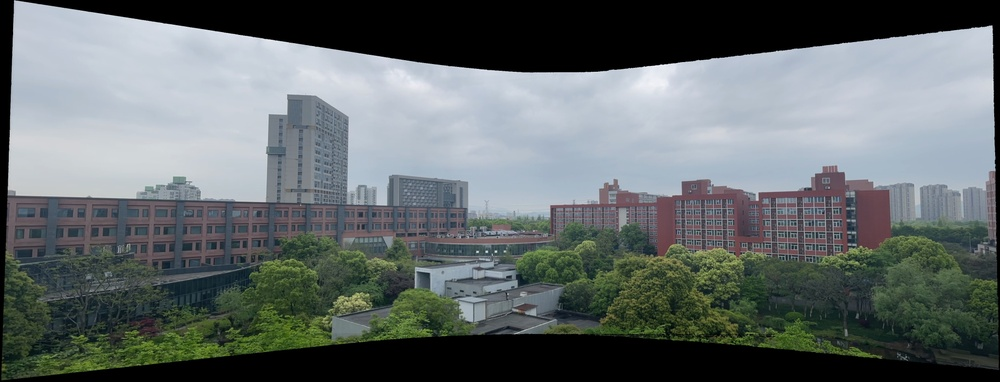
#> input picture img/test_video_1_crop.jpg, 1000 x 382 px, shrunk from 4119 x 1575 before the run
$ python -i helpers.py   (imports and definitions only)
#> lines starting #> are read from the running program, lines starting #| are printed output that depends on the picture; after the words box and inside, x2 and y2 are one past the last pixel; in counts of white or black regions, pixels touching at a corner belong together
#> further down, picture is the input picture: shape (382, 1000, 3); mean B, G, R 107.9, 107.6, 100.3
import cv2
import numpy as np

def detect_content_range(image):

    # Convert to grayscale
    gray = cv2.cvtColor(image, cv2.COLOR_BGR2GRAY)
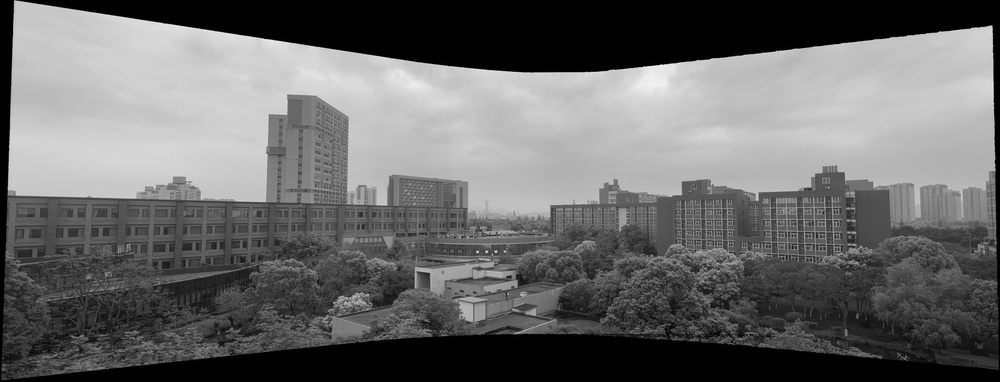
#> gray: shape (382, 1000); min 0, max 249, mean 105.4

    # Threshold the image to create a binary image
    _, thresh = cv2.threshold(gray, 0, 255, cv2.THRESH_BINARY)
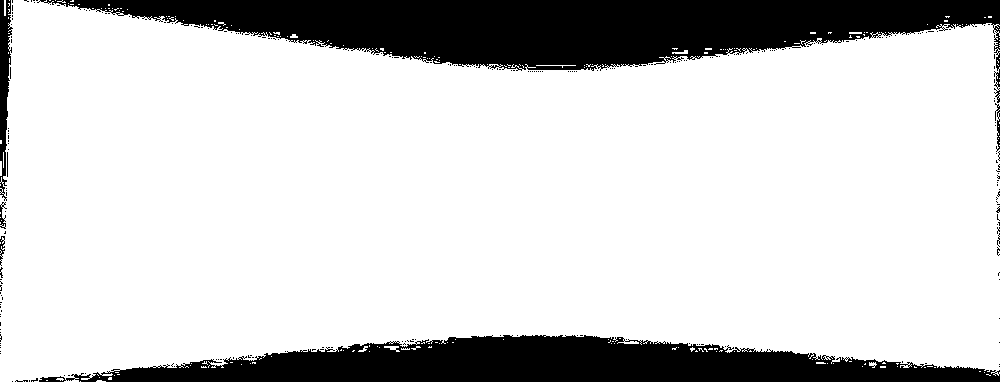
#> thresh: shape (382, 1000); 81.5% white; 239 black regions (232 under 20 px)

    # Find the contours in the thresholded image
    contours, _ = cv2.findContours(thresh, cv2.RETR_EXTERNAL, cv2.CHAIN_APPROX_SIMPLE)
#> contours = 231 contours, 228 with area under 20; largest, box (x1, y1, x2, y2) and area: (0, 0, 1000, 382) 308964, (384, 346, 400, 352) 28, (672, 50, 688, 54) 20

    # Find the bounding box of the largest contour
    x, y, w, h = cv2.boundingRect(max(contours, key=cv2.contourArea))
#> x = 0; y = 0; w = 1000; h = 382

    # Return the max width and height
    return w, h

def fill_outermost_pixels(img):
    # Convert the image to grayscale
    gray = cv2.cvtColor(img, cv2.COLOR_BGR2GRAY)

    # Create a mask for the content area
    mask = gray > 0

    # Find the contours of the content area
    contours, _ = cv2.findContours(mask.astype(np.uint8), cv2.RETR_EXTERNAL, cv2.CHAIN_APPROX_SIMPLE)

    # Create a mask for the outermost pixels
    outermost_mask = np.zeros_like(gray)
    for contour in contours:
        cv2.drawContours(outermost_mask, [contour], -1, 1, 1)

    # Set the outermost pixels to pure black
    img[outermost_mask.astype(bool)] = 0

    return img

>>> import cv2
>>> picture = cv2.imread('../img/test_video_1_crop.jpg')
>>> result = detect_content_range(picture)
#> result = (1000, 382)

$ run again, on img/test_video_2_crop.jpg
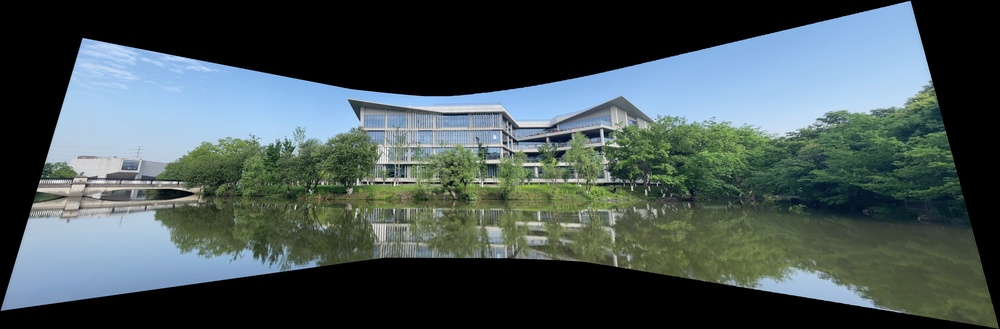
#> input picture img/test_video_2_crop.jpg, 1000 x 329 px, shrunk from 6903 x 2273 before the run
#> picture is the input picture: shape (329, 1000, 3); mean B, G, R 85.1, 84.3, 70.6
#> in detect_content_range, `gray = cv2.cvtColor(image, cv2.COLOR_BGR2GRAY)`:
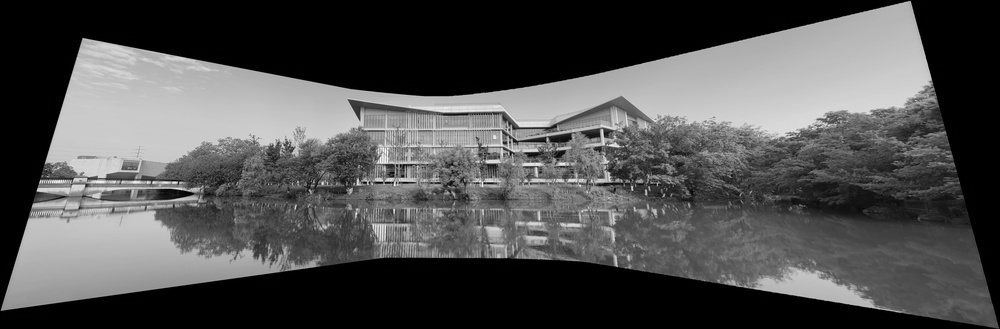
#> gray: shape (329, 1000); min 0, max 255, mean 80.3
#> in detect_content_range, `_, thresh = cv2.threshold(gray, 0, 255, cv2.THRESH_BINARY)`:
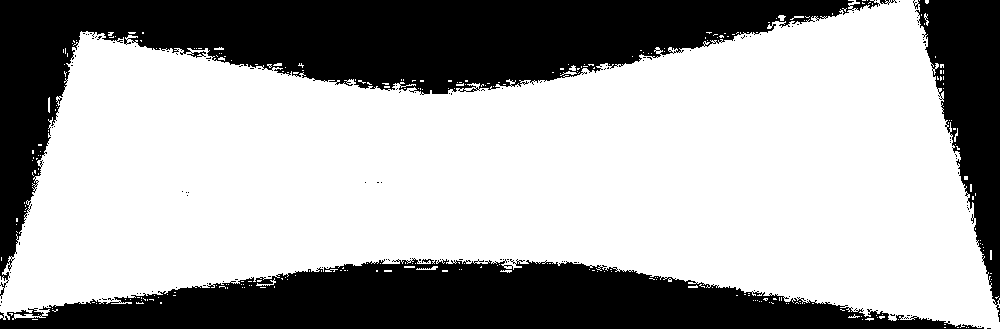
#> thresh: shape (329, 1000); 65.2% white; 127 black regions (123 under 20 px)
#> contours = 293 contours, 290 with area under 20; largest, box (x1, y1, x2, y2) and area: (0, 0, 1000, 329) 211906, (778, 15, 786, 21) 22, (416, 266, 438, 270) 20
#> x = 0; w = 1000; h = 329
#> result = (1000, 329)

$ run again, on img/test_video_3_crop.jpg
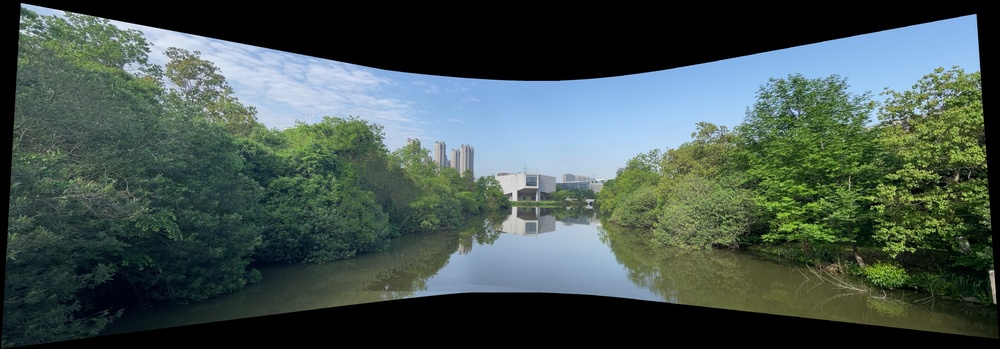
#> input picture img/test_video_3_crop.jpg, 1000 x 349 px, shrunk from 5097 x 1777 before the run
#> picture is the input picture: shape (349, 1000, 3); mean B, G, R 79.2, 84.1, 68.6
#> in detect_content_range, `gray = cv2.cvtColor(image, cv2.COLOR_BGR2GRAY)`:
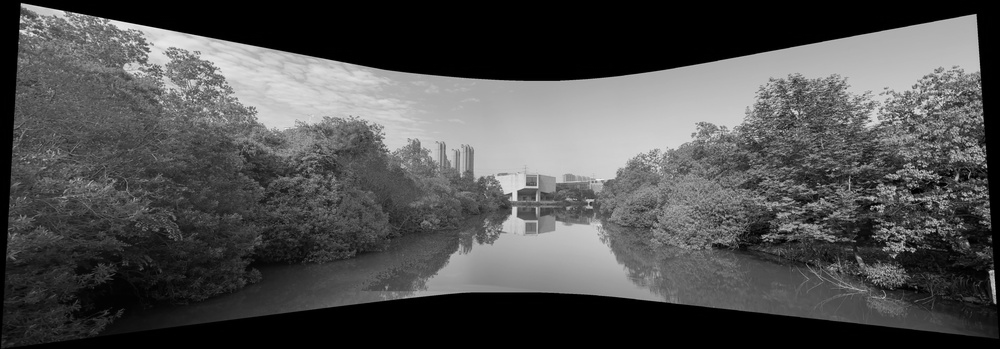
#> gray: shape (349, 1000); min 0, max 244, mean 78.9
#> in detect_content_range, `_, thresh = cv2.threshold(gray, 0, 255, cv2.THRESH_BINARY)`:
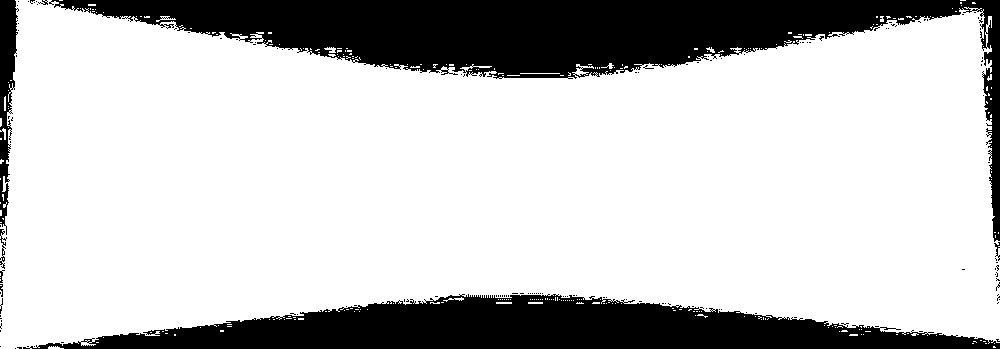
#> thresh: shape (349, 1000); 77.2% white; 141 black regions (133 under 20 px)
#> contours = 275 contours, 272 with area under 20; largest, box (x1, y1, x2, y2) and area: (0, 0, 1000, 349) 266854, (324, 47, 336, 53) 26, (156, 16, 176, 22) 26
#> x = 0; w = 1000; h = 349
#> result = (1000, 349)

$ run again, on img/test_video_4_crop.jpg
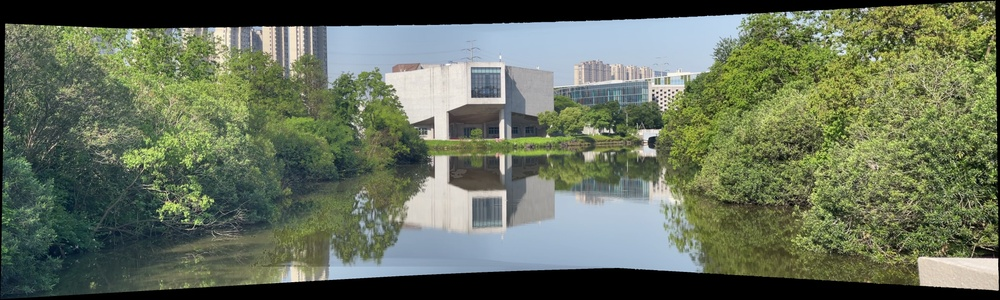
#> input picture img/test_video_4_crop.jpg, 1000 x 300 px, shrunk from 4490 x 1347 before the run
#> picture is the input picture: shape (300, 1000, 3); mean B, G, R 91.1, 111.5, 101.5
#> in detect_content_range, `gray = cv2.cvtColor(image, cv2.COLOR_BGR2GRAY)`:
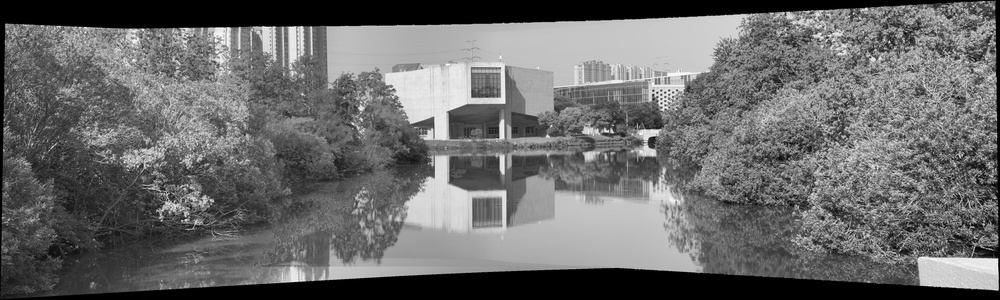
#> gray: shape (300, 1000); min 0, max 254, mean 106.2
#> in detect_content_range, `_, thresh = cv2.threshold(gray, 0, 255, cv2.THRESH_BINARY)`:
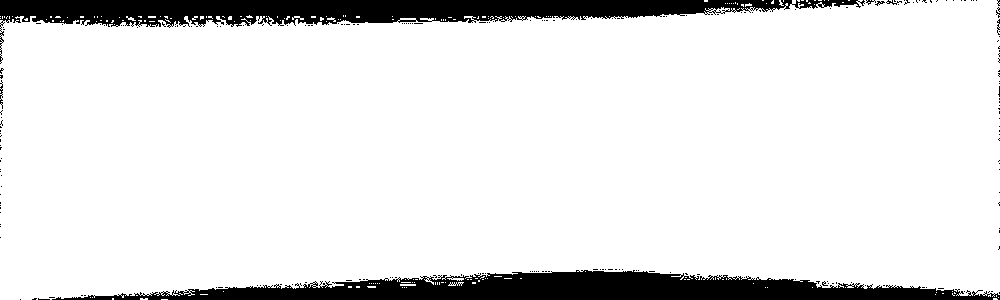
#> thresh: shape (300, 1000); 89.4% white; 210 black regions (203 under 20 px)
#> contours = 184 contours, 183 with area under 20; largest, box (x1, y1, x2, y2) and area: (0, 0, 1000, 300) 266398
#> x = 0; w = 1000; h = 300
#> result = (1000, 300)
